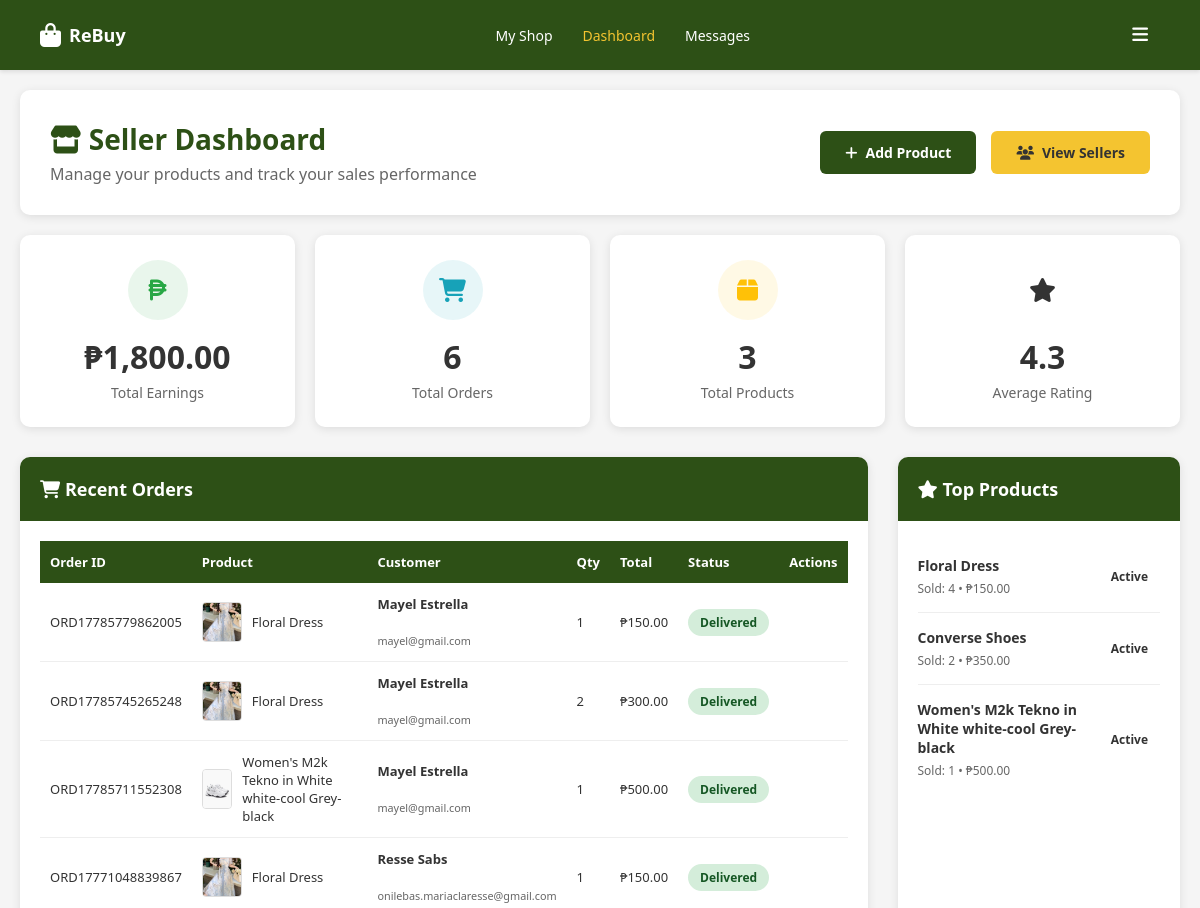
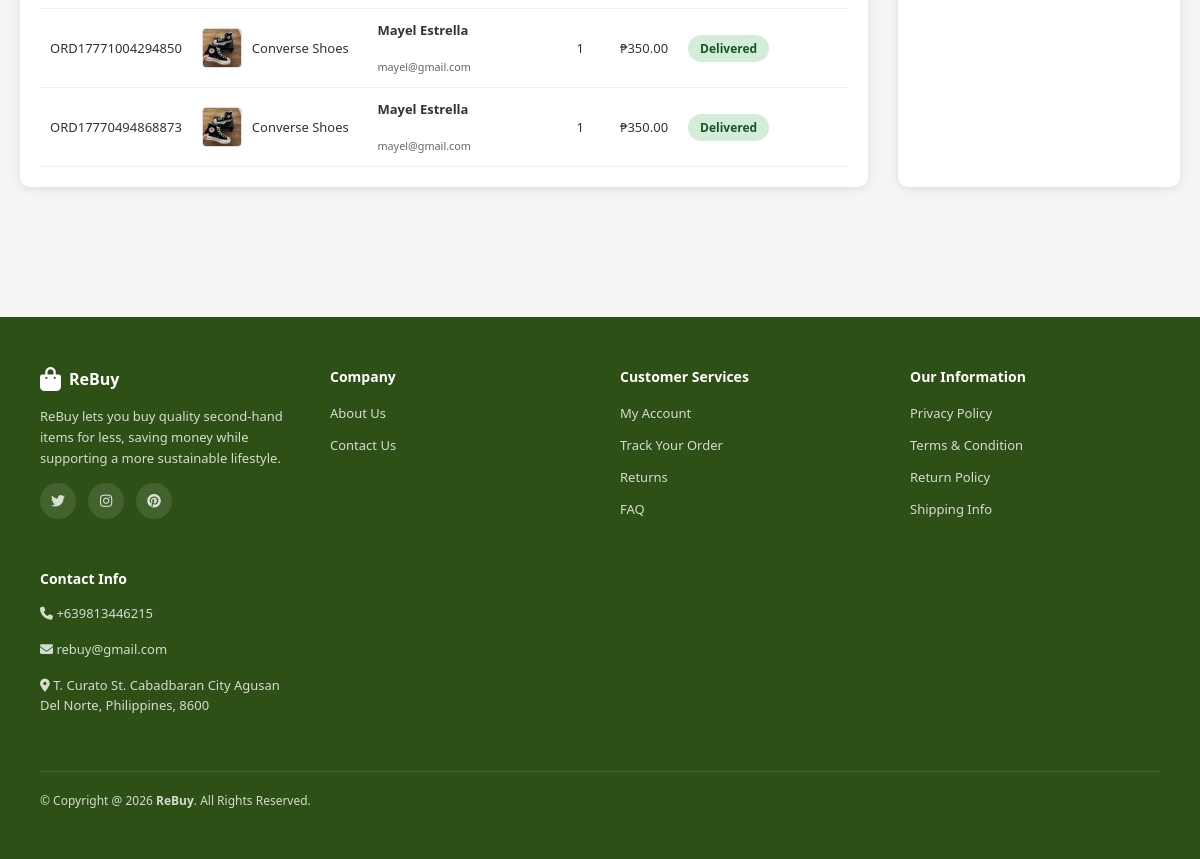
The app's page /php/seller_dashboard.php (signed in) with its own data (2 pictures, top to bottom).
### tables this page shows
CREATE TABLE `seller_orders` (
  `id` int(11) NOT NULL,
  `order_id` varchar(50) NOT NULL,
  `seller_id` int(11) NOT NULL,
  `customer_id` int(11) NOT NULL,
  `product_id` int(11) NOT NULL,
  `quantity` int(11) NOT NULL,
  `price_per_item` decimal(10,2) NOT NULL,
  `total_amount` decimal(10,2) NOT NULL,
  `status` enum('pending','processing','shipped','delivered','cancelled') DEFAULT 'pending',
  `order_date` timestamp NOT NULL DEFAULT current_timestamp(),
  `main_order_id` int(11) DEFAULT NULL
);

CREATE TABLE `products` (
  `id` int(11) NOT NULL,
  `seller_id` int(11) NOT NULL DEFAULT 1,
  `name` varchar(255) NOT NULL,
  `description` text DEFAULT NULL,
  `price` decimal(10,2) NOT NULL,
  `stock` int(11) DEFAULT 0,
  `original_price` decimal(10,2) DEFAULT NULL,
  `category` varchar(100) DEFAULT NULL,
  `image_url` varchar(255) DEFAULT NULL,
  `stock_quantity` int(11) DEFAULT 0,
  `status` enum('active','inactive','out_of_stock') DEFAULT 'active',
  `rating` float DEFAULT 0,
  `created_at` timestamp NOT NULL DEFAULT current_timestamp(),
  `updated_at` timestamp NOT NULL DEFAULT current_timestamp() ON UPDATE current_timestamp()
);

CREATE TABLE `users` (
  `id` int(11) NOT NULL,
  `username` varchar(50) NOT NULL,
  `password` varchar(255) NOT NULL,
  `first_name` varchar(50) NOT NULL,
  `middle_name` varchar(50) DEFAULT NULL,
  `last_name` varchar(50) NOT NULL,
  `name_extension` varchar(10) DEFAULT NULL,
  `gender` varchar(20) DEFAULT NULL,
  `birthdate` date DEFAULT NULL,
  `age` int(11) DEFAULT NULL,
  `purok_street` varchar(100) DEFAULT NULL,
  `barangay` varchar(50) DEFAULT NULL,
  `municipality_city` varchar(50) DEFAULT NULL,
  `province` varchar(50) DEFAULT NULL,
  `country` varchar(50) DEFAULT NULL,
  `zip_code` varchar(5) DEFAULT NULL,
  `created_at` timestamp NOT NULL DEFAULT current_timestamp(),
  `email` varchar(100) NOT NULL,
  `profile_pic` varchar(255) DEFAULT NULL,
  `cover_photo` varchar(255) DEFAULT NULL,
  `is_seller` tinyint(1) DEFAULT 0 COMMENT '1 if user is a seller, 0 if regular user',
  `shop_name` varchar(100) DEFAULT NULL,
  `shop_description` text DEFAULT NULL,
  `shop_profile_pic` varchar(255) DEFAULT NULL,
  `seller_requested_at` timestamp NULL DEFAULT NULL COMMENT 'When user requested to become a seller',
  `seller_approved_at` timestamp NULL DEFAULT NULL COMMENT 'When user was approved as seller',
  `last_seen` timestamp NULL DEFAULT NULL
);

### php/seller_dashboard.php (the view, shortened to what this page needs)
<?php
require_once 'db.php';
$user_id = $_SESSION['user_id'];
$earnings_stmt = $conn->prepare("SELECT SUM(total_amount) as total FROM seller_orders WHERE seller_id = ? AND status IN ('delivered')");
$earnings_stmt->bind_param("i", $user_id);
$earnings_stmt->execute();
$earnings_result = $earnings_stmt->get_result();
$earnings_data = $earnings_result->fetch_assoc();
$total_earnings = $earnings_data['total'] ?? 0;
$orders_stmt = $conn->prepare("SELECT COUNT(*) as total FROM seller_orders WHERE seller_id = ?");
$orders_stmt->bind_param("i", $user_id);
$orders_stmt->execute();
$orders_result = $orders_stmt->get_result();
$orders_data = $orders_result->fetch_assoc();
$total_orders = $orders_data['total'] ?? 0;
$products_stmt = $conn->prepare("SELECT COUNT(*) as total FROM products WHERE seller_id = ?");
$products_stmt->bind_param("i", $user_id);
$products_stmt->execute();
$products_result = $products_stmt->get_result();
$products_data = $products_result->fetch_assoc();
$total_products = $products_data['total'] ?? 0;
$rating_stmt = $conn->prepare("SELECT AVG(r.rating) as avg_rating FROM reviews r JOIN products p ON r.product_id = p.id WHERE p.seller_id = ?");
$rating_stmt->bind_param("i", $user_id);
$rating_stmt->execute();
$rating_result = $rating_stmt->get_result();
$rating_data = $rating_result->fetch_assoc();
$average_rating = round($rating_data['avg_rating'] ?? 0, 1);
$recent_orders_stmt = $conn->prepare("
    SELECT so.*, p.name as product_name, p.image_url as product_image, u.first_name, u.last_name, u.email
    FROM seller_orders so
    JOIN products p ON so.product_id = p.id
    JOIN users u ON so.customer_id = u.id
    WHERE so.seller_id = ?
    ORDER BY so.order_date DESC
    LIMIT 10
");
$recent_orders_stmt->bind_param("i", $user_id);
$recent_orders_stmt->execute();
$recent_orders = $recent_orders_stmt->get_result();
$top_products_stmt = $conn->prepare("
    SELECT p.*, SUM(so.quantity) as total_sold
    FROM products p
    LEFT JOIN seller_orders so ON p.id = so.product_id AND so.status IN ('delivered')
    WHERE p.seller_id = ?
    GROUP BY p.id
    ORDER BY total_sold DESC
    LIMIT 5
");
$top_products_stmt->bind_param("i", $user_id);
$top_products_stmt->execute();
$top_products = $top_products_stmt->get_result();
?>
<!DOCTYPE html>
<html lang="en">
<head>
    <link rel="stylesheet" href="https://cdnjs.cloudflare.com/ajax/libs/font-awesome/6.5.0/css/all.min.css">
    <link rel="stylesheet" href="../css/header-footer.css">
</head>
<body>
    <?php include '_header.php'; ?>
    <div class="dashboard-container">
        <div class="dashboard-header">
            <div class="dashboard-title">
                <h1><i class="fas fa-store"></i> Seller Dashboard</h1>
                <p>Manage your products and track your sales performance</p>
            </div>
            <div class="dashboard-actions">
                <a href="upload_product.php" class="btn btn-primary">
                    <i class="fas fa-plus"></i> Add Product
                </a>
                <a href="sellers.php" class="btn btn-secondary">
                    <i class="fas fa-users"></i> View Sellers
                </a>
            </div>
        </div>
        <div class="stats-grid">
            <div class="stat-card">
                <div class="stat-icon earnings">
                    <i class="fas fa-peso-sign"></i>
                </div>
                <div class="stat-value">₱<?php echo number_format($total_earnings, 2); ?></div>
                <div class="stat-label">Total Earnings</div>
            </div>
            <div class="stat-card">
                <div class="stat-icon orders">
                    <i class="fas fa-shopping-cart"></i>
                </div>
                <div class="stat-value"><?php echo $total_orders; ?></div>
                <div class="stat-label">Total Orders</div>
            </div>
            <div class="stat-card">
                <div class="stat-icon products">
                    <i class="fas fa-box"></i>
                </div>
                <div class="stat-value"><?php echo $total_products; ?></div>
                <div class="stat-label">Total Products</div>
            </div>
            <div class="stat-card">
                <div class="stat-icon rating">
                    <i class="fas fa-star"></i>
                </div>
                <div class="stat-value"><?php echo $average_rating; ?></div>
                <div class="stat-label">Average Rating</div>
            </div>
        </div>
        <div class="dashboard-grid">
            <div class="dashboard-card">
                <div class="card-header">
                    <i class="fas fa-shopping-cart"></i> Recent Orders
                </div>
                <div class="card-content">
                    <?php if ($recent_orders->num_rows > 0): ?>
                        <div class="orders-table">
                            <table>
                                <thead>
                                    <tr>
                                        <th>Order ID</th>
                                        <th>Product</th>
                                        <th>Customer</th>
                                        <th>Qty</th>
                                        <th>Total</th>
                                        <th>Status</th>
                                        <th>Actions</th>
                                    </tr>
                                </thead>
                                <tbody>
                                    <?php while ($order = $recent_orders->fetch_assoc()): ?>
                                        <tr>
                                            <td><?php echo htmlspecialchars($order['order_id']); ?></td>
                                            <td>
                                                <div class="product-cell">
                                                    <?php if (!empty($order['product_image'])): ?>
                                                        <img src="<?php echo '../' . htmlspecialchars($order['product_image']); ?>" alt="<?php echo htmlspecialchars($order['product_name']); ?>" class="product-thumb">
                                                    <?php endif; ?>
                                                    <span><?php echo htmlspecialchars($order['product_name']); ?></span>
                                                </div>
                                            </td>
                                            <td>
                                                <div class="customer-info">
                                                    <strong><?php echo htmlspecialchars($order['first_name'] . ' ' . $order['last_name']); ?></strong><br>
                                                    <small><?php echo htmlspecialchars($order['email']); ?></small>
                                                </div>
                                            </td>
                                            <td><?php echo $order['quantity']; ?></td>
                                            <td>₱<?php echo number_format($order['total_amount'], 2); ?></td>
                                            <td>
                                                <span class="order-status status-<?php echo $order['status']; ?>">
                                                    <?php echo ucfirst($order['status']); ?>
                                                </span>
                                            </td>
                                            <td>
                                            </td>
                                        </tr>
                                    <?php endwhile; ?>
                                </tbody>
                            </table>
                        </div>
                    <?php else: ?>
                        <p style="text-align: center; color: #666; padding: 20px;">No orders yet</p>
                    <?php endif; ?>
                </div>
            </div>
            <div class="dashboard-card">
                <div class="card-header">
                    <i class="fas fa-star"></i> Top Products
                </div>
                <div class="card-content">
                    <?php if ($top_products->num_rows > 0): ?>
                        <?php while ($product = $top_products->fetch_assoc()): ?>
                            <div class="product-item">
                                <div class="product-info">
                                    <h4><?php echo htmlspecialchars($product['name']); ?></h4>
                                    <p>Sold: <?php echo $product['total_sold'] ?? 0; ?> • ₱<?php echo number_format($product['price'], 2); ?></p>
                                </div>
                                <div class="product-status status-active">
                                    Active
                                </div>
                            </div>
                        <?php endwhile; ?>
                    <?php else: ?>
                        <p style="text-align: center; color: #666; padding: 20px;">No products yet</p>
                    <?php endif; ?>
                </div>
            </div>
        </div>
    </div>
    <footer>
        <div class="footer-container">
            <div class="footer-content">
                <div class="footer-section">
                    <div class="footer-logo">
                        <i class="fas fa-shopping-bag"></i>
                        <span>ReBuy</span>
                    </div>
                    <p class="footer-text">ReBuy lets you buy quality second-hand items for less, saving money while supporting a more sustainable lifestyle.</p>
                    <div class="social-links">
                        <a href="#"><i class="fab fa-twitter"></i></a>
                        <a href="#"><i class="fab fa-instagram"></i></a>
                        <a href="#"><i class="fab fa-pinterest"></i></a>
                    </div>
                </div>
                <div class="footer-section">
                    <h3>Company</h3>
                    <ul>
                        <li><a href="about_us.php">About Us</a></li>
                        <li><a href="#">Contact Us</a></li>
                    </ul>
                </div>
                <div class="footer-section">
                    <h3>Customer Services</h3>
                    <ul>
                        <li><a href="settings.php">My Account</a></li>
                        <li><a href="#">Track Your Order</a></li>
                        <li><a href="#">Returns</a></li>
                        <li><a href="#">FAQ</a></li>
                    </ul>
                </div>
                <div class="footer-section">
                    <h3>Our Information</h3>
                    <ul>
                        <li><a href="#">Privacy Policy</a></li>
                        <li><a href="#">Terms & Condition</a></li>
                        <li><a href="#">Return Policy</a></li>
                        <li><a href="#">Shipping Info</a></li>
                    </ul>
                </div>
                <div class="footer-section">
                    <h3>Contact Info</h3>
                    <p class="footer-text"><i class="fas fa-phone"></i> +639813446215</p>
                    <p class="footer-text"><i class="fa-solid fa-envelope"></i> rebuy@gmail.com</p>
                    <p class="footer-text"><i class="fa-solid fa-location-dot"></i> T. Curato St. Cabadbaran City Agusan Del Norte, Philippines, 8600</p>
                </div>
            </div>
            <div class="footer-bottom">
                <p>&copy; Copyright @ 2026 <strong>ReBuy</strong>. All Rights Reserved.</p>
            </div>
        </div>
    </footer>
</body>
</html>

### css/header-footer.css (style rules this page uses)
:root { --primary-color: #2d5016; --secondary-color: #f4c430; --text-dark: #333; --text-light: #666; --bg-light: #f5f5f5; --border-color: #e0e0e0; }
* { margin: 0; padding: 0; box-sizing: border-box; }
body { font-family: 'Segoe UI', Tahoma, Geneva, Verdana, sans-serif; background-color: var(--bg-light); color: var(--text-dark); }
footer { background: var(--primary-color); color: white; padding: 50px 40px; margin-top: 80px; }
.footer-container { max-width: 1400px; margin: 0 auto; }
.footer-content { display: grid; grid-template-columns: repeat(auto-fit, minmax(250px, 1fr)); gap: 40px; margin-bottom: 40px; }
.footer-section h3 { margin-bottom: 15px; font-size: 14px; font-weight: 600; }
.footer-section ul { list-style: none; }
.footer-section ul li { margin-bottom: 10px; }
.footer-section a { color: rgba(255,255,255,0.8); text-decoration: none; font-size: 13px; transition: color 0.3s; }
.footer-logo { display: flex; align-items: center; gap: 8px; margin-bottom: 15px; font-size: 16px; font-weight: bold; }
.footer-logo i { font-size: 24px; }
.footer-text { font-size: 13px; color: rgba(255,255,255,0.8); line-height: 1.6; margin-bottom: 15px; }
.social-links { display: flex; gap: 12px; }
.social-links a { width: 36px; height: 36px; border-radius: 50%; background: rgba(255,255,255,0.1); display: flex; align-items: center; justify-content: center; font-size: 14px; transition: background 0.3s; }
.footer-bottom { border-top: 1px solid rgba(255,255,255,0.1); padding-top: 20px; display: flex; justify-content: space-between; align-items: center; font-size: 12px; color: rgba(255,255,255,0.8); }

### records on screen
seller_orders: order "ORD17785779862005", product.image_url (picture), product.name "Floral Dress", customer.last_name "Mayel Estrella", customer.email "mayel@gmail.com", quantity "1", total_amount "150.00", status "Delivered"
seller_orders: order "ORD17785745265248", product.image_url (picture), product.name "Floral Dress", customer.last_name "Mayel Estrella", customer.email "mayel@gmail.com", quantity "2", total_amount "300.00", status "Delivered"
seller_orders: order "ORD17785711552308", product.image_url (picture), product.name "Women's M2k Tekno in White white-cool Grey-black", customer.last_name "Mayel Estrella", customer.email "mayel@gmail.com", quantity "1", total_amount "500.00", status "Delivered"
seller_orders: order "ORD17771048839867", product.image_url (picture), product.name "Floral Dress", customer.last_name "Resse Sabs", customer.email "onilebas.mariaclaresse@gmail.com", quantity "1", total_amount "150.00", status "Delivered"
seller_orders: order "ORD17771004294850", product.image_url (picture), product.name "Converse Shoes", customer.last_name "Mayel Estrella", customer.email "mayel@gmail.com", quantity "1", total_amount "350.00", status "Delivered"
seller_orders: order "ORD17770494868873", product.image_url (picture), product.name "Converse Shoes", customer.last_name "Mayel Estrella", customer.email "mayel@gmail.com", quantity "1", total_amount "350.00", status "Delivered"
products: name "Floral Dress", total_sold "4", price "150.00"
products: name "Converse Shoes", total_sold "2", price "350.00"
products: name "Women's M2k Tekno in White white-cool Grey-black", total_sold "1", price "500.00"

### other values on screen
$total_earnings "1,800.00"
$total_orders "6"
$total_products "3"
$average_rating "4.3"
